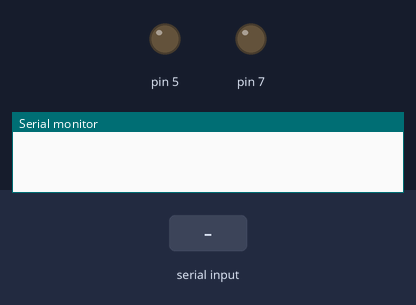
The sketch below on a simulated Arduino Uno, built with avr-gcc and run on an emulated ATmega328P. On the bench: output pins drawn as LEDs (lit = HIGH), the last lines printed to the serial monitor. The test bench sets the inputs (shaded band).

Above: at 1.2 s.
1.3 s: "1" received over the second serial link
At 2.3 s:
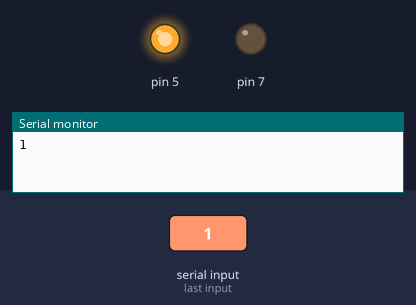
2.8 s: "0" received over the second serial link
At 3.4 s:
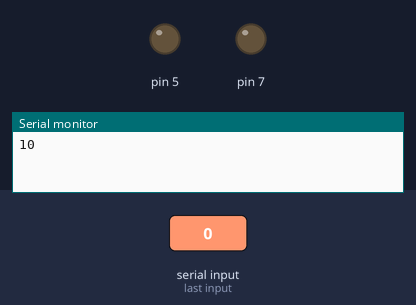
Timing chart, 0 to 5.8 s (numbered marks = the images above; inputs shaded):
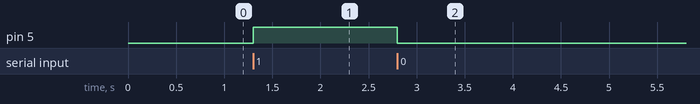

The sketch:

led.ino
```cpp
//슬레이브 코드
#include <SoftwareSerial.h>
SoftwareSerial HC06(2, 3);
void setup()
{
  Serial.begin(9600); //PC-아두이노
  pinMode(7, OUTPUT);
  HC06.begin(9600); //아두이노 - 블루투스 모듈
  pinMode(5, OUTPUT);
}

void loop(){
    if(HC06.available()){
    char str = HC06.read();
    Serial.write(str);
    if(str == '1')
    {
      digitalWrite(5, HIGH);
    }
    else
    {
      digitalWrite(5, LOW);
    }
  }
  //if(Serial.available())
  //HC06.write(Serial.read());
}
```

Measured:
- after the input at 1.3 s, pin 5: LOW → HIGH at once
- after the input at 2.8 s, pin 5: HIGH → LOW at once
